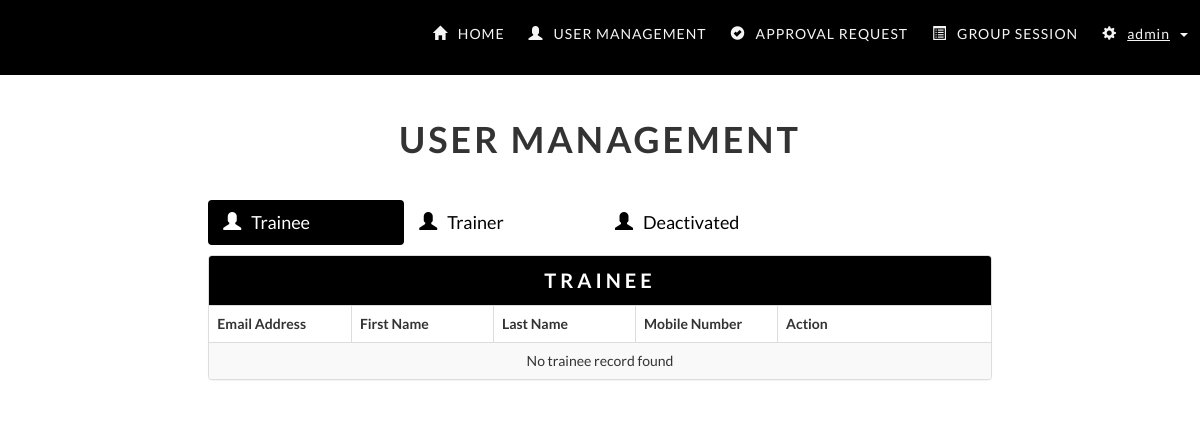
The app's page /administrator/user-management.php, older data.
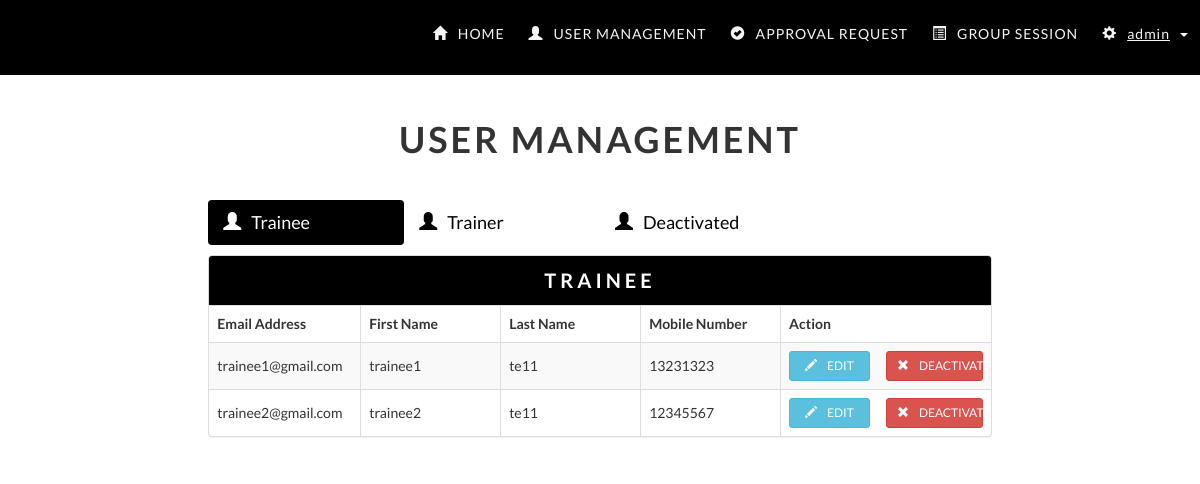
The same page, newer data.
### tables this page shows
CREATE TABLE `users` (
  `email` varchar(20) NOT NULL,
  `password` varchar(50) NOT NULL,
  `role` varchar(10) NOT NULL,
  `firstName` varchar(30) NOT NULL,
  `lastName` varchar(20) NOT NULL,
  `profilePicture` varchar(50) NOT NULL,
  `phoneNumber` int(8) NOT NULL,
  `status` int(1) NOT NULL
);

### administrator/loadUserInfo.php (the view, shortened to what this page needs)
<?php
function getTrainee() {
    require('../database/dbconfig.php');
    $sql = "SELECT * FROM users WHERE role = 'trainee' and status = 1";
    $req = $conn->prepare($sql);
    $req->execute();
    $rows = $req->fetchAll();
    if (!empty($rows)) {
        foreach ($rows as $row):
            $email = $row['email'];
            $firstName = $row['firstName'];
            $lastName = $row['lastName'];
            $mobile = $row['phoneNumber'];
            echo "<tr>";
            echo "<td class=\"col-md-2\">$email</td>";
            echo "<td class=\"col-md-2\">$firstName</td>";
            echo "<td class=\"col-md-2\">$lastName</td>";
            echo "<td class=\"col-md-2\">$mobile</td>";
            echo "<td class=\"col-md-3 padding-l15-r15\" >";
            echo "<a data-toggle=\"modal\" data-target=\"#editUserModal\" onclick=\"setEditInfo('$email','$mobile')\" class=\"btn btn-info btn-sm col-md-5\"><span class=\"glyphicon glyphicon-pencil icon-space\"></span>EDIT</a>";
            echo "<a data-toggle=\"modal\" data-target=\"#deactivateUserModal\" onclick=\"setDeactivateInfo('$email')\" class=\"btn btn-danger btn-sm col-md-offset-1 col-md-6\"><span class=\"glyphicon glyphicon-remove icon-space\"></span>DEACTIVATE</a>";
            echo "</td></tr>";
        endforeach;
    }
    else {
        echo "<tr><td colspan = \"5\" style=\"text-align:center;\">";
        echo "No trainee record found";
        echo "</td></tr>";
    }
}

### administrator/user-management.php (shortened to what this page needs)
<!DOCTYPE html>
<html>
    <head>
        <?php include_once 'include.php'; ?>
        <?php include_once 'loadUserInfo.php'; ?>
        <link rel="stylesheet" type="text/css" href="css/user-management.css" />
    </head>
    <body>
        <div class="container-fluid">
            <?php include_once 'nav-bar.php'; ?>
            <h1 class="text-center">USER MANAGEMENT</h1>
            <div class="col-md-8 col-md-offset-2 padding-0" id="usermanagement">
                <div class="row" style="margin-bottom: 10px;">
                    <ul class="nav nav-pills col-md-10 padding-l0-r0">
                        <li class="active data-tabs col-md-3 col-sm-6 col-xs-12"><a href="#trainee_tab" data-toggle="pill"><span class="glyphicon glyphicon-user icon-space"></span>Trainee</a></li>
                        <li class="data-tabs col-md-3 col-xs-12 col-sm-6"><a href="#trainer_tab" data-toggle="pill"><span class="glyphicon glyphicon-user icon-space"></span>Trainer</a></li>
                        <li class="data-tabs col-md-3 col-xs-12 col-sm-6"><a href="#deactivated_tab" data-toggle="pill"><span class="glyphicon glyphicon-user icon-space"></span>Deactivated</a></li>
                    </ul>
                </div>
                <div class="tab-content">
                    <div class="tab-pane active add--15-margin" id="trainee_tab">
                        <div class="panel panel-default margin-l0-r0">
                            <div class="panel-heading">
                                <div class="panel-title">TRAINEE</div>
                            </div>
                            <div class="table-responsive my-table-style">
                                <table id="esa-table" class="table table-striped table-bordered" cellspacing="0" width="100%">
                                    <thead>
                                        <tr>
                                            <th class="col-md-2">Email Address</th>
                                            <th class="col-md-2">First Name</th>
                                            <th class="col-md-2">Last Name</th>
                                            <th class="col-md-2">Mobile Number</th>
                                            <th class="col-md-3">Action</th>
                                        </tr>
                                    </thead>
                                    <tbody>
                                        <?php getTrainee(); ?>
                                    </tbody>
                                </table>
                            </div>
                        </div>
                    </div>
                </div>
            </div>
        </div>
    </body>
</html>

### administrator/include.php (shortened to what this page needs)
<!DOCTYPE html>
<link rel="stylesheet" href="https://maxcdn.bootstrapcdn.com/bootstrap/3.3.7/css/bootstrap.min.css">
<link rel="stylesheet" type="text/css" href="css/style.css" />

### administrator/nav-bar.php (shortened to what this page needs)
<link rel="stylesheet" type="text/css" href="CSS/navbar.css">
<?php include_once 'include.php'; ?>
<nav class="navbar navbar-fixed-top">
    <div class="container-fluid">
        <div class="navbar-header">
            <a class="navbar-brand"></a>
        </div>
        <div id="main-nav" class="collapse navbar-collapse">
            <ul class="nav navbar-nav navbar-right">
                <li><a href=""><span class="glyphicon glyphicon-home icon-space"></span>HOME</a></li>
                <li><a href="user-management.php"><span class="glyphicon glyphicon-user icon-space"></span>USER MANAGEMENT</a></li>
                <li><a href=""><span class="glyphicon glyphicon-ok-sign icon-space"></span>APPROVAL REQUEST</a></li>
                <li><a href=""><span class="glyphicon glyphicon-list-alt icon-space"></span>GROUP SESSION</a></li>
                <li class="dropdown">
                   <a href="#" class="dropdown-toggle" data-toggle="dropdown"><span class="glyphicon glyphicon-cog icon-space"></span><u><?php echo "admin";?></u><span style="margin-left:10px;" class="caret"></span></a>
                </li>
            </ul>
        </div>
    </div>
</nav>

### administrator/css/style.css (style rules this page uses)
body { margin-top: 80px; padding: 20px; font-family: Lato; }
@media (min-width: 768px) { h1 { letter-spacing: 3px; font-weight: bolder; } }
.panel-heading { background-color: black !important; }
.padding-0 { padding: 0px; }
.padding-l0-r0 { padding-left:0; padding-right:0; }
.padding-l15-r15 { padding-left:15px; padding-right:15px; }
.add--15-margin { margin-left:-15px; margin-right:-15px; }
.panel-title { font-size: 20px; text-align: center; font-weight: bold; letter-spacing: 2px; }
.data-tabs { font-size: 18px; padding-left:0; padding-right:0; margin-left: 0 !important; }
.nav-pills li.active a { background-color:black !important; color: white !important; }
.nav-pills li a { color: black !important; }

### administrator/css/user-management.css (style rules this page uses)
#usermanagement { padding-top: 30px; }
.icon-space { margin-right: 10px; }
.table > tbody > tr > td { vertical-align: middle; }
.panel-title { color: white; letter-spacing: 4px; }
@media only screen 
and (min-device-width : 768px) 
and (max-device-width : 1025px) 
and (orientation : landscape) { #add-btn-div, #usermanagement ul { width: 100%; } }

### administrator/css/navbar.css (style rules this page uses)
.navbar { margin: 0; height: 75px; border: none; background-color: black; }
.navbar-nav > li > a { font-family: Lato; font-size: 14px; color: whitesmoke; letter-spacing: 1px; font-weight: 500; vertical-align: middle; }
.icon-space { margin-right: 10px; }
.navbar-brand { margin-top: -10px; }
@media (min-width: 768px) { .navbar-nav { float: right; } }
@media (min-width: 768px) { .navbar-nav > li > a { padding: 5px 12px !important; border-radius: 5px; margin: 19px 0px; } }

Row changes from the older to the newer data that the page shows:
added users: email "trainee1@gmail.com", firstName "trainee1", lastName "te11", phoneNumber "13231323"
added users: email "trainee2@gmail.com", firstName "trainee2", lastName "te11", phoneNumber "12345567"
Text that changed along with them:
text no longer shown: "No trainee record found"
